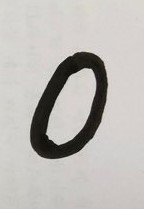
#> input picture Hand Writing/sample/0.jpg, 144 x 209 px; its folder holds 4 pictures in this run
$ jupyter execute --allow-errors HandWriting.ipynb
#> lines starting #> are read from the running program, lines starting #| are printed output that depends on the picture; after the words box and inside, x2 and y2 are one past the last pixel; in counts of white or black regions, pixels touching at a corner belong together
[cell 1]
import tensorflow as tf
import numpy as np
import matplotlib.pyplot as plt

[cell 2]
#데이터 로드 및 train / test set 나누기.

mnist = tf.keras.datasets.mnist
#> (the rest of this cell did not finish here and is left out)

[cell 3]
# train set 이미지 확인과 label 확인 ( 예시로 보기 위해 25개만 설정)
plt.figure(figsize=(10,10))
#> (the rest of this cell did not finish here and is left out)

Dense 레이어는 입력과 출력을 모두 연결해주며,
입력과 출력을 각각 연결해주는 가중치를 포함하고 있다. 즉, 입력이 4개, 출력이 8개라면 가중치는 총 32개가 존재한다.
그리고 이 Dense 레이어는 가장 머신러닝에
기본적인 층으로 영상이나 서로 연속적으로 상관관계가 있는 데이터가 아니라면 이 층을 통해 학습 시킬 수 있는 데이터가 많다.

activaiton 에서는 무엇을 사용할 지 고민을 많이 할 수 있는데, 'relu' 는 은닉층으로 역전파를 통해 좋은 성능이 나오기 때문에 마지막
층이 아니고서야 거의 relu 를 이용한다.

마지막 층에서는 'sigmond' 와 'softmax' 를 사용함으로서 sigmond 는 'yes or no' 와 같은 이진 분류, softmax 는 확률 값을
내뱉어내 다양한 것을 분류하기 위함이다.

즉, 당도, 나트륨, 구성 요소 등을 보고 콜라, 사이다, 환타를 구별해내려면 'softmax',
공기 구성 요소를 보고 '미세먼지 경보냐? 아니냐?'는 sigmond 를 이용하게 된다.

#> (a cell that did not finish here is left out)

#> (a cell that did not finish here is left out)

[cell 6]
#sparse_categorical_crossentropy << label이 정수로 인코딩 되었을 때 사용합니다.
#categorical_crossentropy << label이 one_hot 인코딩 되었을 때 사용합니다.

#> (a cell that did not finish here is left out)

[cell 8]
# 내 손글씨 로드
# pip install opencv-python
import glob
from PIL import Image
import numpy as np
import cv2
sample = []

groups_folder_path = 'sample'

image_dir = groups_folder_path + '/'
files = glob.glob(image_dir + '/*.jpg')


for i in files:

    img = Image.open(i).convert('L')
    img = img.resize((28,28))
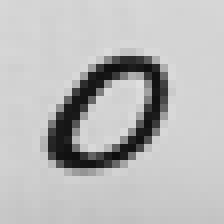
#> img: PIL image 28x28 L (shown 8 times larger); min 13, max 223, mean 186.4
    train = np.asarray(img)
    a, train = cv2.threshold(train,100,255,cv2.THRESH_BINARY)
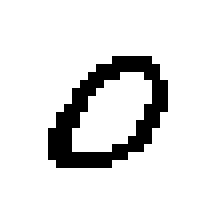
#> train: shape (28, 28) (shown 8 times larger); 89.2% white; black in thin lines or dots, all inside (x1, y1, x2, y2) = (6, 7, 21, 21)
    sample.append(train)
#> pass 2 of the loop `for i in files:`:
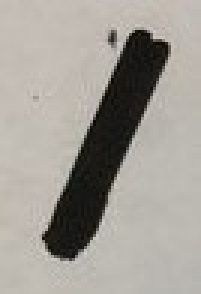
#> input picture Hand Writing/sample/1.jpg, 67 x 98 px (shown 3 times larger)
#> `img = img.resize((28,28))`:
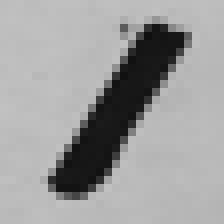
#> img: PIL image 28x28 L (shown 8 times larger); min 15, max 193, mean 157.5
#> `a, train = cv2.threshold(train,100,255,cv2.THRESH_BINARY)`:
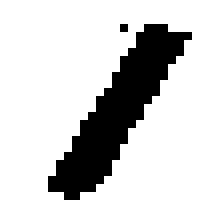
#> train: shape (28, 28) (shown 8 times larger); 82.3% white; 2 black regions (1 under 20 px), largest, box (x1, y1, x2, y2) and area: (6, 3, 24, 25) 138
#> pass 3 of the loop `for i in files:`:
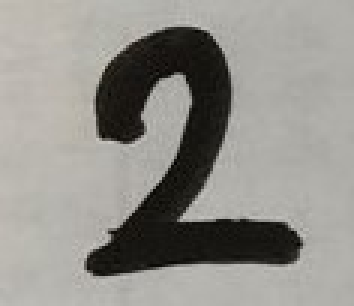
#> input picture Hand Writing/sample/2.jpg, 118 x 102 px (shown 3 times larger)
#> `img = img.resize((28,28))`:
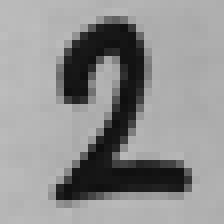
#> img: PIL image 28x28 L (shown 8 times larger); min 14, max 189, mean 144.4
#> `a, train = cv2.threshold(train,100,255,cv2.THRESH_BINARY)`:
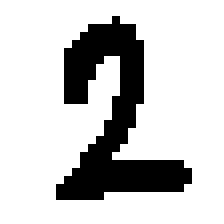
#> train: shape (28, 28) (shown 8 times larger); 79% white; 1 black region, box (x1, y1, x2, y2) and area: (7, 2, 24, 25) 165
#> the loop made 4 passes; the first 3 are shown
